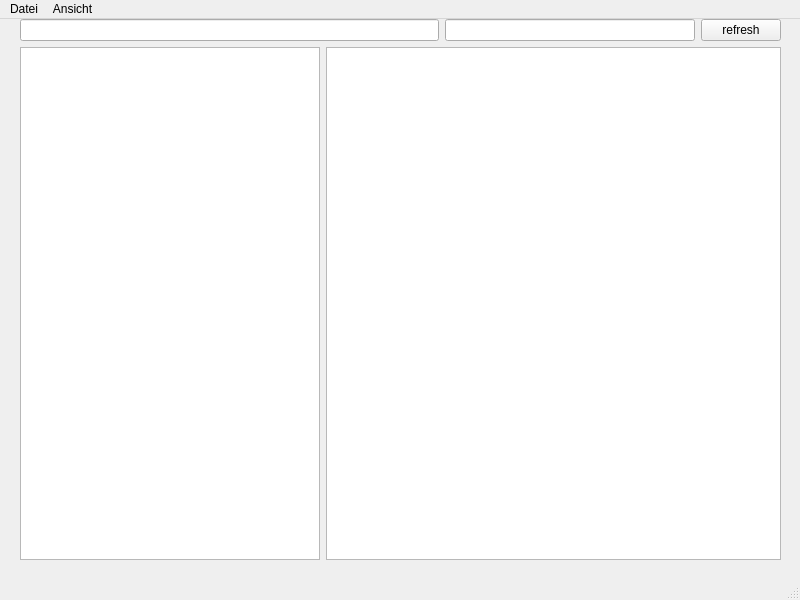
<?xml version="1.0" encoding="UTF-8"?>
<ui version="4.0">
 <class>MainWindow</class>
 <widget class="QMainWindow" name="MainWindow">
  <property name="geometry">
   <rect>
    <x>0</x>
    <y>0</y>
    <width>800</width>
    <height>600</height>
   </rect>
  </property>
  <property name="windowTitle">
   <string>MainWindow</string>
  </property>
  <widget class="QWidget" name="centralwidget">
   <widget class="QWidget" name="verticalLayoutWidget">
    <property name="geometry">
     <rect>
      <x>20</x>
      <y>0</y>
      <width>761</width>
      <height>541</height>
     </rect>
    </property>
    <layout class="QVBoxLayout" name="verticalLayout">
     <item>
      <layout class="QHBoxLayout" name="horizontalLayout">
       <item>
        <widget class="QLineEdit" name="pathLineEdit"/>
       </item>
       <item>
        <widget class="QLineEdit" name="searchLineEdit">
         <property name="maximumSize">
          <size>
           <width>250</width>
           <height>16777215</height>
          </size>
         </property>
        </widget>
       </item>
       <item>
        <widget class="QPushButton" name="refreshButton">
         <property name="text">
          <string>refresh</string>
         </property>
        </widget>
       </item>
      </layout>
     </item>
     <item>
      <layout class="QHBoxLayout" name="horizontalLayout_2">
       <item>
        <widget class="QTreeView" name="treeView">
         <property name="maximumSize">
          <size>
           <width>300</width>
           <height>16777215</height>
          </size>
         </property>
        </widget>
       </item>
       <item>
        <widget class="QTableView" name="tableView"/>
       </item>
      </layout>
     </item>
    </layout>
   </widget>
  </widget>
  <widget class="QMenuBar" name="menubar">
   <property name="geometry">
    <rect>
     <x>0</x>
     <y>0</y>
     <width>800</width>
     <height>25</height>
    </rect>
   </property>
   <widget class="QMenu" name="menuDatei">
    <property name="title">
     <string>Datei</string>
    </property>
   </widget>
   <widget class="QMenu" name="menuAnsicht">
    <property name="title">
     <string>Ansicht</string>
    </property>
   </widget>
   <addaction name="menuDatei"/>
   <addaction name="menuAnsicht"/>
  </widget>
  <widget class="QStatusBar" name="statusbar"/>
 </widget>
 <resources/>
 <connections/>
</ui>
